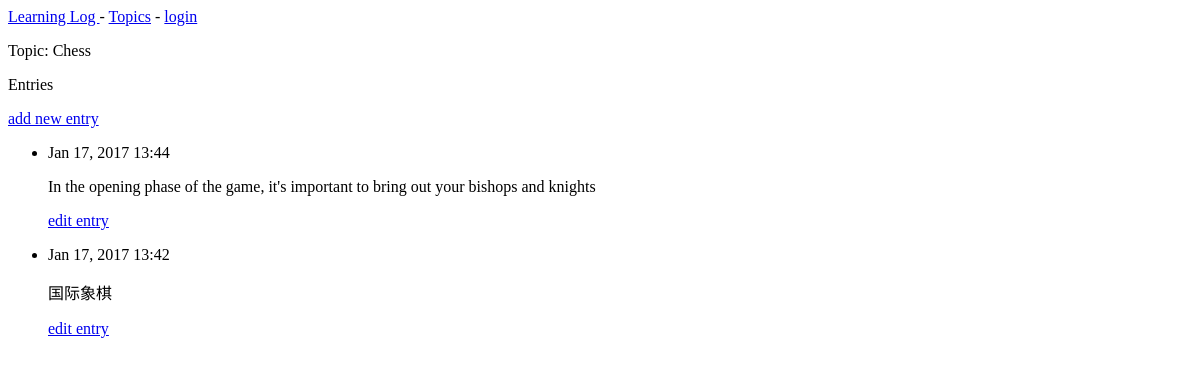
Page /topics/1/ on the earlier database version.
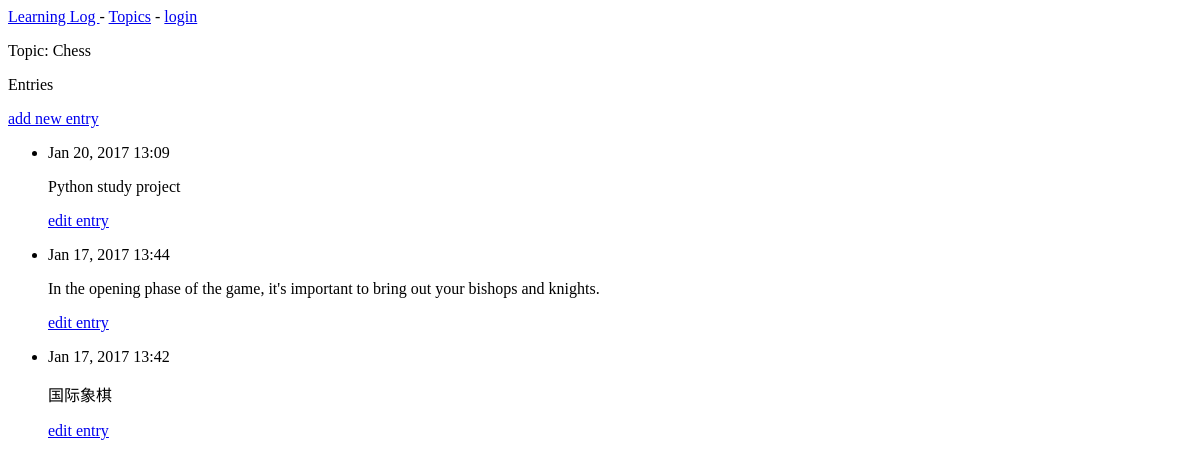
Same page on the later database version.
### my_logs/models.py (models this page shows, shortened)
class Entry(models.Model):
	topic = models.ForeignKey(Topic)
	text = models.TextField()
	date_added = models.DateTimeField(auto_now_add = True)
	class Meta:
		verbose_name_plural = 'entries'

### my_logs/views.py (the view)
# urls.py: url(r'^topics/(?P<topic_id>\d+)/$', views.topic, name = 'topic'),
def topic(request, topic_id):
	topic = Topic.objects.get(id = topic_id)
	entries = topic.entry_set.order_by('-date_added')
	context = {'topic' : topic, 'entries' : entries}
	return render(request, 'my_logs/topic.html', context)

### my_logs/models.py (called while the page is built)
	def __str__(self):
		return self.text

### my_logs/templates/my_logs/topic.html
{% extends "my_logs/base.html" %}
{% block content %}
	<p>Topic: {{ topic }}</p>
	<p>Entries</p>
	<p>
		<a href = "{% url 'my_logs:new_entry' topic.id %}">add new entry</a>
	</p>
	<ul>
	{% for entry in entries %}
		<li>
			<p>{{ entry.date_added | date:'M d, Y H:i'}}</p>
			<p>{{ entry.text | linebreaks }}</p>
			<p>
				<a href = "{% url 'my_logs:edit_entry' entry.id %}">edit entry</a>
			</p>
		</li>
	{% empty %}
		<li>
			There are no entries for this topic yet.
		</li>
	{% endfor %}
	</ul>
{% endblock content %}

Differences in the rows shown:
added Entry: date_added "Jan 20, 2017 13:09", text "Python study project"
changed Entry: text "In the opening phase of the game, it's important to bring out your bishops and knights" → "In the opening phase of the game, it's important to bring out your bishops and knights."
